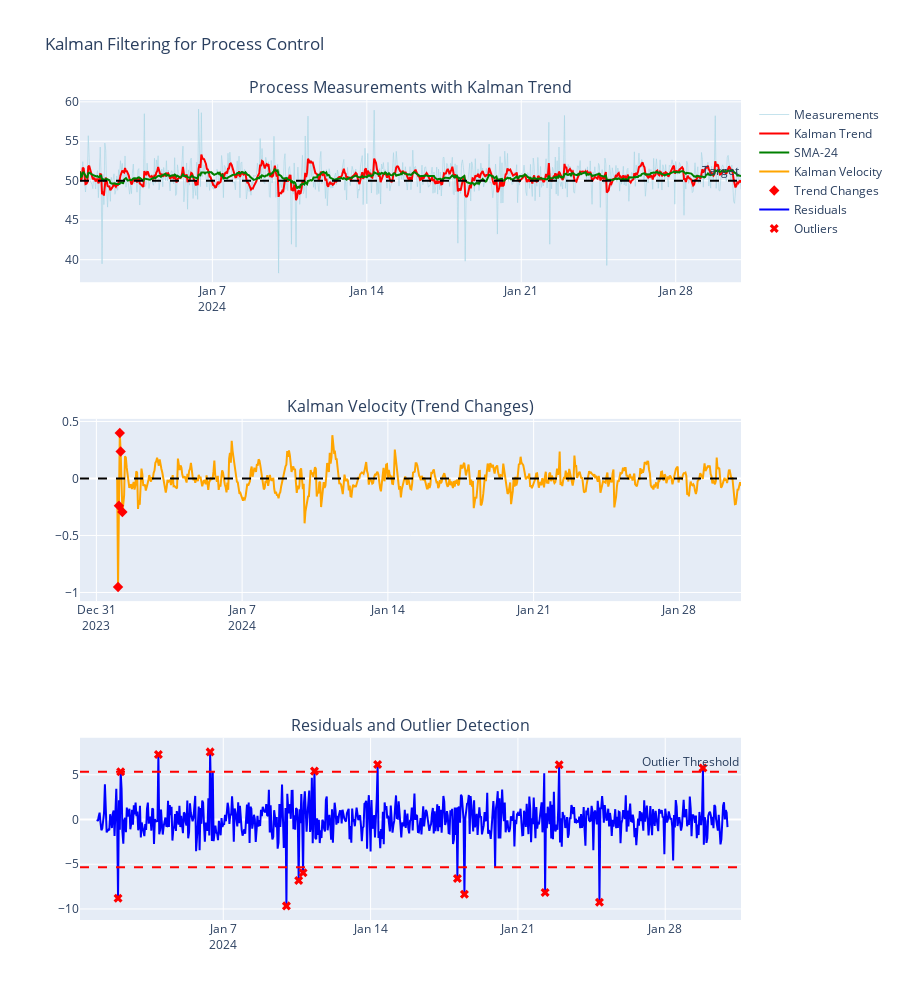

The cell this chart's notebook holds for it:
### Code cell
# 3. KALMAN FILTERING FOR DYNAMIC TREND ESTIMATION
print(" 3. KALMAN FILTERING & ADVANCED TECHNIQUES")
print("=" * 42)

def simple_kalman_filter(series, process_variance=1e-4, measurement_variance=1e-1):
    """Simple Kalman filter implementation for trend estimation"""
    
    n = len(series)
    
    # Initialize state variables
    # State: [position, velocity]
    x = np.array([series.iloc[0], 0.0])  # Initial state [position, velocity]
    P = np.array([[1.0, 0.0], [0.0, 1.0]])  # Initial covariance matrix
    
    # State transition matrix (constant velocity model)
    F = np.array([[1.0, 1.0], [0.0, 1.0]])  # [position, velocity] transition
    
    # Observation matrix
    H = np.array([[1.0, 0.0]])  # We observe position only
    
    # Process noise covariance
    Q = np.array([[process_variance, 0.0], [0.0, process_variance]])
    
    # Measurement noise covariance
    R = np.array([[measurement_variance]])
    
    # Storage for results
    trend = np.zeros(n)
    velocity = np.zeros(n)
    
    for i in range(n):
        # Prediction step
        x_pred = F @ x
        P_pred = F @ P @ F.T + Q
        
        # Update step
        y = series.iloc[i] - H @ x_pred  # Innovation
        S = H @ P_pred @ H.T + R  # Innovation covariance
        K = P_pred @ H.T @ np.linalg.inv(S)  # Kalman gain
        
        # State update
        x = x_pred + K @ y
        P = (np.eye(2) - K @ H) @ P_pred
        
        # Store results
        trend[i] = x[0]
        velocity[i] = x[1]
    
    return pd.Series(trend, index=series.index), pd.Series(velocity, index=series.index)

# Apply Kalman filter to process control data
process_series = process_df['measurement']
kalman_trend, kalman_velocity = simple_kalman_filter(process_series)

print("Process Control - Kalman Filter Analysis:")

# Calculate filter performance
kalman_residuals = process_series - kalman_trend
kalman_mse = mean_squared_error(process_series, kalman_trend)
kalman_mae = mean_absolute_error(process_series, kalman_trend)

print(f"• Kalman MSE: {kalman_mse:.3f}")
print(f"• Kalman MAE: {kalman_mae:.3f}")
print(f"• Residual std: {kalman_residuals.std():.3f}")

# Compare with simple moving average
process_sma = calculate_sma(process_series, 24) # 24-hour moving average
sma_mse = mean_squared_error(process_series, process_sma)

print(f"• SMA-24 MSE: {sma_mse:.3f}")
print(f"• Kalman improvement: {(sma_mse - kalman_mse)/sma_mse*100:.1f}%")

# Trend detection capabilities
trend_changes = kalman_velocity.abs() > kalman_velocity.std()
print(f"• Significant trend changes detected: {trend_changes.sum()}")

# Outlier detection using Kalman residuals
outlier_threshold = 3 * kalman_residuals.std()
outliers = kalman_residuals.abs() > outlier_threshold
print(f"• Outliers detected: {outliers.sum()}")

if outliers.sum() > 0:
    outlier_times = outliers[outliers].index
    print(f"• First outlier: {outlier_times[0].strftime('%Y-%m-%d %H:%M')}")
    print(f"• Last outlier: {outlier_times[-1].strftime('%Y-%m-%d %H:%M')}")

# Visualize Kalman filtering
fig_kalman = make_subplots(rows=3, cols=1,
                          subplot_titles=['Process Measurements with Kalman Trend',
                                        'Kalman Velocity (Trend Changes)',
                                        'Residuals and Outlier Detection'])

# Measurements and trend
fig_kalman.add_trace(
    go.Scatter(x=process_df.index, y=process_series,
              mode='lines', name='Measurements',
              line=dict(color='lightblue', width=1), opacity=0.7),
    row=1, col=1
)
fig_kalman.add_trace(
    go.Scatter(x=process_df.index, y=kalman_trend,
              mode='lines', name='Kalman Trend', line=dict(color='red', width=2)),
    row=1, col=1
)
fig_kalman.add_trace(
    go.Scatter(x=process_df.index, y=process_sma,
              mode='lines', name='SMA-24', line=dict(color='green', width=2)),
    row=1, col=1
)

# Add target line
fig_kalman.add_hline(y=process_df['target'].iloc[0],
                    line=dict(color='black', dash='dash'),
                    annotation_text="Target", row=1, col=1)

# Velocity (trend changes)
fig_kalman.add_trace(
    go.Scatter(x=process_df.index, y=kalman_velocity,
              mode='lines', name='Kalman Velocity', line=dict(color='orange')),
    row=2, col=1
)
fig_kalman.add_hline(y=0, line=dict(color='black', dash='dash'), row=2, col=1)

# Mark significant trend changes using scatter markers
trend_change_times = trend_changes[trend_changes].index
if len(trend_change_times) > 0:
    # Show first 5 trend changes as markers
    first_five_times = trend_change_times[:5]
    trend_values = kalman_velocity[first_five_times]
    fig_kalman.add_trace(
        go.Scatter(x=first_five_times, y=trend_values,
                  mode='markers', name='Trend Changes',
                  marker=dict(color='red', size=8, symbol='diamond')),
        row=2, col=1
    )

# Residuals and outliers
fig_kalman.add_trace(
    go.Scatter(x=process_df.index, y=kalman_residuals,
              mode='lines', name='Residuals', line=dict(color='blue')),
    row=3, col=1
)
fig_kalman.add_hline(y=outlier_threshold, line=dict(color='red', dash='dash'),
                    annotation_text="Outlier Threshold", row=3, col=1)
fig_kalman.add_hline(y=-outlier_threshold, line=dict(color='red', dash='dash'), row=3, col=1)

# Mark outliers
outlier_times = outliers[outliers].index
outlier_values = kalman_residuals[outliers]
fig_kalman.add_trace(
    go.Scatter(x=outlier_times, y=outlier_values,
              mode='markers', name='Outliers',
              marker=dict(color='red', size=8, symbol='x')),
    row=3, col=1
)

fig_kalman.update_layout(height=1000, title="Kalman Filtering for Process Control")
fig_kalman.show()

# Multi-timeframe analysis
print(f"\nMulti-Timeframe Moving Average Analysis:")

# Different timeframes for stock analysis
timeframes = {
    'Short-term (5-day)': 5,
    'Medium-term (20-day)': 20,
    'Long-term (200-day)': 200
}

for name, window in timeframes.items():
    ma = calculate_sma(stock_df['price'], window)
    current_price = stock_df['price'].iloc[-1]
    current_ma = ma.iloc[-1]
    
    position = "Above" if current_price > current_ma else "Below"
    deviation = (current_price / current_ma - 1) * 100
    
    print(f"• {name}: ${current_ma:.2f} ({position} by {abs(deviation):.1f}%)")

# Trend strength using multiple MAs
ma_5 = calculate_sma(stock_df['price'], 5)
ma_20 = calculate_sma(stock_df['price'], 20)
ma_50 = calculate_sma(stock_df['price'], 50)

# Bullish when MA5 > MA20 > MA50
bullish_alignment = (ma_5 > ma_20) & (ma_20 > ma_50)
bearish_alignment = (ma_5 < ma_20) & (ma_20 < ma_50)

print(f"\nTrend Alignment Analysis:")
print(f"• Bullish periods: {bullish_alignment.sum()} days ({bullish_alignment.mean()*100:.1f}%)")
print(f"• Bearish periods: {bearish_alignment.sum()} days ({bearish_alignment.mean()*100:.1f}%)")
print(f"• Sideways periods: {(~bullish_alignment & ~bearish_alignment).sum()} days")

current_trend = "Bullish" if bullish_alignment.iloc[-1] else ("Bearish" if bearish_alignment.iloc[-1] else "Sideways")
print(f"• Current trend: {current_trend}")

### Figure 1 — Plotly figure (JSON) as saved in the notebook; plotly's stock layout.template omitted (floating-point values rounded to 4 significant figures; data arrays with more than 128 entries replaced by an {"elided": "..."} marker saying what was removed)
{"data": [{"line": {"color": "lightblue", "width": 1}, "mode": "lines", "name": "Measurements", "opacity": 0.7, "type": "scatter", "x": {"elided": "720 str values"}, "xaxis": "x", "y": {"elided": "720 float values"}, "yaxis": "y"}, {"line": {"color": "red", "width": 2}, "mode": "lines", "name": "Kalman Trend", "type": "scatter", "x": {"elided": "720 str values"}, "xaxis": "x", "y": {"elided": "720 float values"}, "yaxis": "y"}, {"line": {"color": "green", "width": 2}, "mode": "lines", "name": "SMA-24", "type": "scatter", "x": {"elided": "720 str values"}, "xaxis": "x", "y": {"elided": "720 float values"}, "yaxis": "y"}, {"line": {"color": "orange"}, "mode": "lines", "name": "Kalman Velocity", "type": "scatter", "x": {"elided": "720 str values"}, "xaxis": "x2", "y": {"elided": "720 float values"}, "yaxis": "y2"}, {"marker": {"color": "red", "size": 8, "symbol": "diamond"}, "mode": "markers", "name": "Trend Changes", "type": "scatter", "x": ["2024-01-01T01:00:00.000000000", "2024-01-01T02:00:00.000000000", "2024-01-01T03:00:00.000000000", "2024-01-01T04:00:00.000000000", "2024-01-01T06:00:00.000000000"], "xaxis": "x2", "y": [-0.9521, -0.2389, 0.3987, 0.2365, -0.2943], "yaxis": "y2"}, {"line": {"color": "blue"}, "mode": "lines", "name": "Residuals", "type": "scatter", "x": {"elided": "720 str values"}, "xaxis": "x3", "y": {"elided": "720 float values"}, "yaxis": "y3"}, {"marker": {"color": "red", "size": 8, "symbol": "x"}, "mode": "markers", "name": "Outliers", "type": "scatter", "x": ["2024-01-02T00:00:00.000000000", "2024-01-02T03:00:00.000000000", "2024-01-03T22:00:00.000000000", "2024-01-06T09:00:00.000000000", "2024-01-10T00:00:00.000000000", "2024-01-10T14:00:00.000000000", "2024-01-10T19:00:00.000000000", "2024-01-11T08:00:00.000000000", "2024-01-14T08:00:00.000000000", "2024-01-18T03:00:00.000000000", "2024-01-18T11:00:00.000000000", "2024-01-22T07:00:00.000000000", "2024-01-22T23:00:00.000000000", "2024-01-24T21:00:00.000000000", "2024-01-29T19:00:00.000000000"], "xaxis": "x3", "y": [-8.807, 5.343, 7.27, 7.566, -9.659, -6.808, -5.953, 5.414, 6.155, -6.605, -8.354, -8.159, 6.138, -9.244, 5.762], "yaxis": "y3"}], "layout": {"annotations": [{"font": {"size": 16}, "showarrow": false, "text": "Process Measurements with Kalman Trend", "x": 0.5, "xanchor": "center", "xref": "paper", "y": 1, "yanchor": "bottom", "yref": "paper"}, {"font": {"size": 16}, "showarrow": false, "text": "Kalman Velocity (Trend Changes)", "x": 0.5, "xanchor": "center", "xref": "paper", "y": 0.6111, "yanchor": "bottom", "yref": "paper"}, {"font": {"size": 16}, "showarrow": false, "text": "Residuals and Outlier Detection", "x": 0.5, "xanchor": "center", "xref": "paper", "y": 0.2222, "yanchor": "bottom", "yref": "paper"}, {"showarrow": false, "text": "Target", "x": 1, "xanchor": "right", "xref": "x domain", "y": 50, "yanchor": "bottom", "yref": "y"}, {"showarrow": false, "text": "Outlier Threshold", "x": 1, "xanchor": "right", "xref": "x3 domain", "y": 5.332, "yanchor": "bottom", "yref": "y3"}], "height": 1000, "shapes": [{"line": {"color": "black", "dash": "dash"}, "type": "line", "x0": 0, "x1": 1, "xref": "x domain", "y0": 50, "y1": 50, "yref": "y"}, {"line": {"color": "black", "dash": "dash"}, "type": "line", "x0": 0, "x1": 1, "xref": "x2 domain", "y0": 0, "y1": 0, "yref": "y2"}, {"line": {"color": "red", "dash": "dash"}, "type": "line", "x0": 0, "x1": 1, "xref": "x3 domain", "y0": 5.332, "y1": 5.332, "yref": "y3"}, {"line": {"color": "red", "dash": "dash"}, "type": "line", "x0": 0, "x1": 1, "xref": "x3 domain", "y0": -5.332, "y1": -5.332, "yref": "y3"}], "title": {"text": "Kalman Filtering for Process Control"}, "xaxis": {"anchor": "y", "domain": [0, 1]}, "xaxis2": {"anchor": "y2", "domain": [0, 1]}, "xaxis3": {"anchor": "y3", "domain": [0, 1]}, "yaxis": {"anchor": "x", "domain": [0.7778, 1]}, "yaxis2": {"anchor": "x2", "domain": [0.3889, 0.6111]}, "yaxis3": {"anchor": "x3", "domain": [0, 0.2222]}}}
